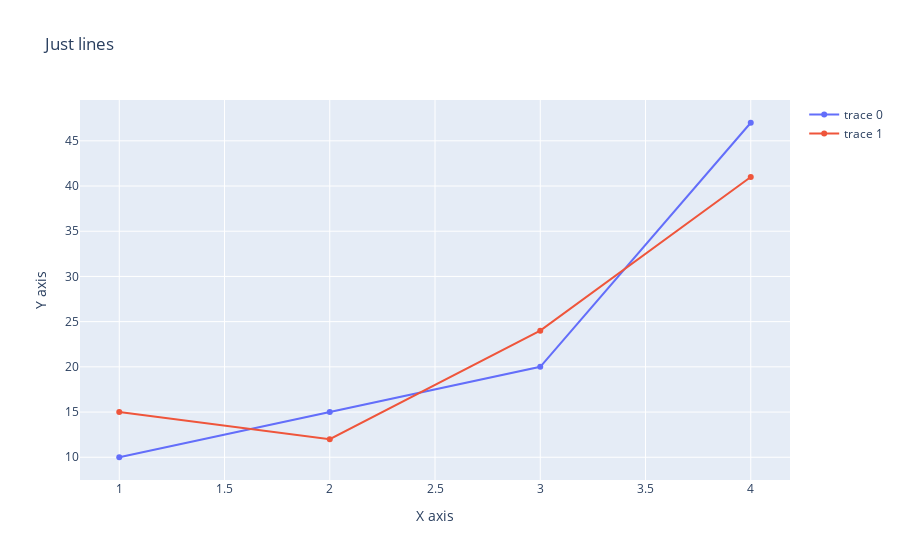

The code cell stored with this chart in its notebook:
### Markdown cell above
1. Все три графика в одну ось координат (зайцы, рыси, морковски)
2. Делаем заголовок, подписываем шкалы

### Code cell
trace0 = go.Scatter(x=[1,2,3,4], y=[10,15,20,47])

trace1 = go.Scatter(x=[1,2,3,4], y=[15,12,24,41])

layout = go.Layout(title = 'Just lines',
                   xaxis = dict(title='X axis'), 
                   yaxis = dict(title='Y axis'))

fig = go.Figure([line, trace1], layout)
fig.show()

### Figure 1 — Plotly figure (JSON) as saved in the notebook; plotly's stock layout.template omitted (floating-point values rounded to 4 significant figures)
{"data": [{"type": "scatter", "x": [1, 2, 3, 4], "y": [10, 15, 20, 47]}, {"type": "scatter", "x": [1, 2, 3, 4], "y": [15, 12, 24, 41]}], "layout": {"autosize": true, "title": {"text": "Just lines"}, "xaxis": {"autorange": true, "range": [0.8186, 4.181], "title": {"text": "X axis"}, "type": "linear"}, "yaxis": {"autorange": true, "range": [7.29, 49.71], "title": {"text": "Y axis"}, "type": "linear"}}}
